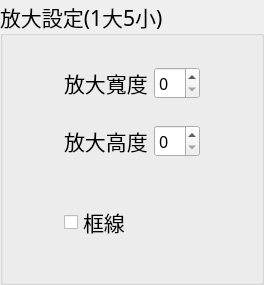
            <widget class="QGroupBox" name="groupBox_4">
             <property name="sizePolicy">
              <sizepolicy hsizetype="Preferred" vsizetype="Preferred">
               <horstretch>0</horstretch>
               <verstretch>2</verstretch>
              </sizepolicy>
             </property>
             <property name="maximumSize">
              <size>
               <width>262</width>
               <height>360</height>
              </size>
             </property>
             <property name="font">
              <font>
               <family>標楷體</family>
               <pointsize>16</pointsize>
               <weight>50</weight>
               <bold>false</bold>
              </font>
             </property>
             <property name="title">
              <string>放大設定(1大5小)</string>
             </property>
             <layout class="QGridLayout" name="gridLayout_6">
              <item row="0" column="0">
               <layout class="QVBoxLayout" name="verticalLayout_5">
                <property name="leftMargin">
                 <number>50</number>
                </property>
                <property name="topMargin">
                 <number>0</number>
                </property>
                <property name="rightMargin">
                 <number>50</number>
                </property>
                <property name="bottomMargin">
                 <number>30</number>
                </property>
                <item>
                 <spacer name="verticalSpacer_9">
                  <property name="font">
                   <font>
                    <family>標楷體</family>
                    <pointsize>12</pointsize>
                    <weight>50</weight>
                    <bold>false</bold>
                   </font>
                  </property>
                  <property name="orientation">
                   <enum>Qt::Vertical</enum>
                  </property>
                  <property name="sizeType">
                   <enum>QSizePolicy::Fixed</enum>
                  </property>
                  <property name="sizeHint" stdset="0">
                   <size>
                    <width>20</width>
                    <height>20</height>
                   </size>
                  </property>
                 </spacer>
                </item>
                <item>
                 <layout class="QHBoxLayout" name="horizontalLayout_25">
                  <item>
                   <widget class="QLabel" name="label_27">
                    <property name="font">
                     <font>
                      <family>標楷體</family>
                      <pointsize>16</pointsize>
                      <weight>50</weight>
                      <bold>false</bold>
                     </font>
                    </property>
                    <property name="text">
                     <string>放大寬度</string>
                    </property>
                   </widget>
                  </item>
                  <item>
                   <widget class="QSpinBox" name="spinBox_20">
                    <property name="font">
                     <font>
                      <family>標楷體</family>
                      <pointsize>12</pointsize>
                      <weight>50</weight>
                      <bold>false</bold>
                     </font>
                    </property>
                   </widget>
                  </item>
                 </layout>
                </item>
                <item>
                 <spacer name="verticalSpacer_8">
                  <property name="font">
                   <font>
                    <family>標楷體</family>
                    <pointsize>12</pointsize>
                    <weight>50</weight>
                    <bold>false</bold>
                   </font>
                  </property>
                  <property name="orientation">
                   <enum>Qt::Vertical</enum>
                  </property>
                  <property name="sizeType">
                   <enum>QSizePolicy::Fixed</enum>
                  </property>
                  <property name="sizeHint" stdset="0">
                   <size>
                    <width>20</width>
                    <height>20</height>
                   </size>
                  </property>
                 </spacer>
                </item>
                <item>
                 <layout class="QHBoxLayout" name="horizontalLayout_26">
                  <item>
                   <widget class="QLabel" name="label_28">
                    <property name="font">
                     <font>
                      <family>標楷體</family>
                      <pointsize>16</pointsize>
                      <weight>50</weight>
                      <bold>false</bold>
                     </font>
                    </property>
                    <property name="text">
                     <string>放大高度</string>
                    </property>
                   </widget>
                  </item>
                  <item>
                   <widget class="QSpinBox" name="spinBox_21">
                    <property name="font">
                     <font>
                      <family>標楷體</family>
                      <pointsize>12</pointsize>
                      <weight>50</weight>
                      <bold>false</bold>
                     </font>
                    </property>
                   </widget>
                  </item>
                 </layout>
                </item>
                <item>
                 <spacer name="verticalSpacer_10">
                  <property name="font">
                   <font>
                    <family>標楷體</family>
                    <pointsize>12</pointsize>
                    <weight>50</weight>
                    <bold>false</bold>
                   </font>
                  </property>
                  <property name="orientation">
                   <enum>Qt::Vertical</enum>
                  </property>
                  <property name="sizeType">
                   <enum>QSizePolicy::Fixed</enum>
                  </property>
                  <property name="sizeHint" stdset="0">
                   <size>
                    <width>20</width>
                    <height>20</height>
                   </size>
                  </property>
                 </spacer>
                </item>
                <item>
                 <spacer name="verticalSpacer">
                  <property name="font">
                   <font>
                    <family>標楷體</family>
                    <pointsize>12</pointsize>
                    <weight>50</weight>
                    <bold>false</bold>
                   </font>
                  </property>
                  <property name="orientation">
                   <enum>Qt::Vertical</enum>
                  </property>
                  <property name="sizeType">
                   <enum>QSizePolicy::Fixed</enum>
                  </property>
                  <property name="sizeHint" stdset="0">
                   <size>
                    <width>20</width>
                    <height>20</height>
                   </size>
                  </property>
                 </spacer>
                </item>
                <item>
                 <widget class="QCheckBox" name="checkBox_14">
                  <property name="font">
                   <font>
                    <family>標楷體</family>
                    <pointsize>16</pointsize>
                    <weight>50</weight>
                    <bold>false</bold>
                   </font>
                  </property>
                  <property name="text">
                   <string>框線</string>
                  </property>
                 </widget>
                </item>
               </layout>
              </item>
             </layout>
            </widget>
